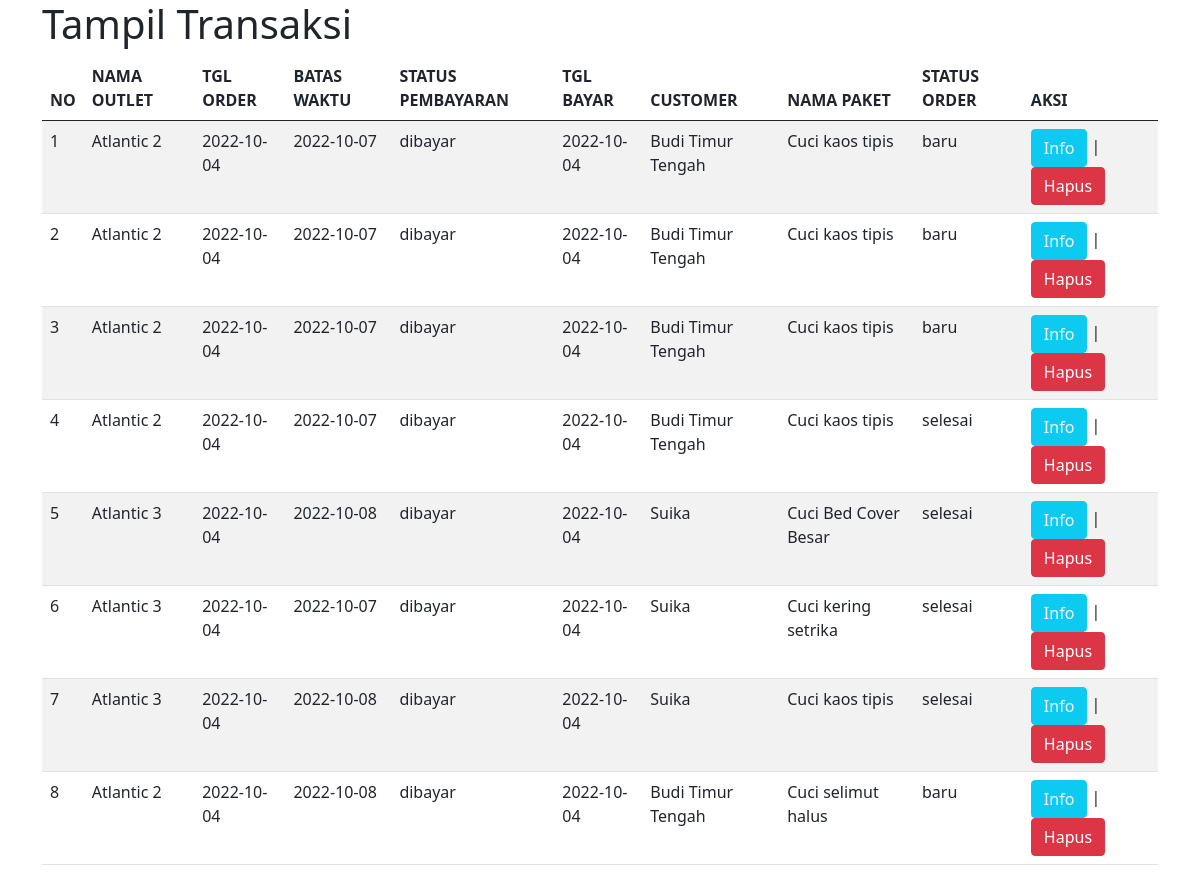
The page /admin/tampil_transaksi.php on the database its author committed.
### tables this page shows
CREATE TABLE `transaksi` (
  `id_transaksi` int(11) NOT NULL,
  `id_outlet` int(11) NOT NULL,
  `id_member` int(11) NOT NULL,
  `tgl` date NOT NULL,
  `batas_waktu` date NOT NULL,
  `tgl_bayar` date NOT NULL,
  `status` enum('baru','proses','selesai','diambil') NOT NULL,
  `dibayar` enum('dibayar','belum_dibayar') NOT NULL,
  `id_user` int(11) NOT NULL,
  `id_paket` int(11) NOT NULL
);

CREATE TABLE `outlet` (
  `id_outlet` int(11) NOT NULL,
  `nama_outlet` varchar(100) NOT NULL,
  `alamat` text NOT NULL,
  `tlp` varchar(15) NOT NULL
);

CREATE TABLE `member` (
  `id_member` int(11) NOT NULL,
  `nama_member` varchar(100) NOT NULL,
  `alamat` text NOT NULL,
  `jenis_kelamin` enum('laki-laki','perempuan') NOT NULL,
  `tlp` varchar(15) NOT NULL
);

CREATE TABLE `paket` (
  `id_paket` int(11) NOT NULL,
  `id_outlet` int(11) NOT NULL,
  `jenis` enum('kiloan','selimut','bed_cover','kaos') NOT NULL,
  `nama_paket` varchar(100) NOT NULL,
  `harga` int(11) NOT NULL
);

### admin/tampil_transaksi.php (the view, shortened to what this page needs)
<!DOCTYPE html>
<html lang="en">
<head>
  <link href="https://cdn.jsdelivr.net/npm/bootstrap@5.0.2/dist/css/bootstrap.min.css" rel="stylesheet">
</head>
<body>
  <div class="container">
    <h1>Tampil Transaksi</h1>
    <table class="table table-hover table-striped">
      <thead>
        <tr>
          <th>NO</th>
          <th>NAMA OUTLET</th>
          <th>TGL ORDER</th>
          <th>BATAS WAKTU</th>
          <th>STATUS PEMBAYARAN</th>
          <th>TGL BAYAR</th>
          <th>CUSTOMER</th>
          <th>NAMA PAKET</th>
          <th>STATUS ORDER</th>
          <th>AKSI</th>
        </tr>
      </thead>
      <tbody>
        <?php
        include "../connect.php";
        $qry_transaksi = mysqli_query($conn, "select * from transaksi JOIN outlet ON outlet.id_outlet = transaksi.id_outlet JOIN member ON member.id_member = transaksi.id_member JOIN paket ON paket.id_paket = transaksi.id_paket");
        $no = 0;
        while ($data_transaksi = mysqli_fetch_array($qry_transaksi)) {
          $no++; ?>
          <tr>
            <td><?= $no ?></td>
            <td><?= $data_transaksi['nama_outlet'] ?></td>
            <td><?= $data_transaksi['tgl'] ?></td>
            <td><?= $data_transaksi['batas_waktu'] ?></td>
            <td><?= $data_transaksi['dibayar'] ?></td>
            <td><?= $data_transaksi['tgl_bayar'] ?></td>
            <td><?= $data_transaksi['nama_member'] ?></td>
            <td><?= $data_transaksi['nama_paket'] ?></td>
            <td><?= $data_transaksi['status'] ?></td>
            <td>
              <a href="./tampil_detail_transaksi.php?id_transaksi=<?= $data_transaksi['id_transaksi'] ?>" class="btn btn-info text-white">Info</a> |
              <a href="hapus_transaksi.php?id_transaksi=<?= $data_transaksi['id_transaksi'] ?>" onclick="return confirm('Apakah anda yakin menghapus data ini?')" class="btn btn-danger">Hapus</a>
            </td>
          </tr>
        <?php
        }
        ?>
      </tbody>
    </table>
  </div>
</body>
</html>

### rows shown on the page
transaksi: id_outlet.nama_outlet "Atlantic 2", tgl "2022-10-04", batas_waktu "2022-10-07", dibayar "dibayar", tgl_bayar "2022-10-04", id_member.nama_member "Budi Timur Tengah", id_paket.nama_paket "Cuci kaos tipis", status "baru"
transaksi: id_outlet.nama_outlet "Atlantic 2", tgl "2022-10-04", batas_waktu "2022-10-07", dibayar "dibayar", tgl_bayar "2022-10-04", id_member.nama_member "Budi Timur Tengah", id_paket.nama_paket "Cuci kaos tipis", status "baru"
transaksi: id_outlet.nama_outlet "Atlantic 2", tgl "2022-10-04", batas_waktu "2022-10-07", dibayar "dibayar", tgl_bayar "2022-10-04", id_member.nama_member "Budi Timur Tengah", id_paket.nama_paket "Cuci kaos tipis", status "baru"
transaksi: id_outlet.nama_outlet "Atlantic 2", tgl "2022-10-04", batas_waktu "2022-10-07", dibayar "dibayar", tgl_bayar "2022-10-04", id_member.nama_member "Budi Timur Tengah", id_paket.nama_paket "Cuci kaos tipis", status "selesai"
transaksi: id_outlet.nama_outlet "Atlantic 3", tgl "2022-10-04", batas_waktu "2022-10-08", dibayar "dibayar", tgl_bayar "2022-10-04", id_member.nama_member "Suika", id_paket.nama_paket "Cuci Bed Cover Besar", status "selesai"
transaksi: id_outlet.nama_outlet "Atlantic 3", tgl "2022-10-04", batas_waktu "2022-10-07", dibayar "dibayar", tgl_bayar "2022-10-04", id_member.nama_member "Suika", id_paket.nama_paket "Cuci kering setrika", status "selesai"
transaksi: id_outlet.nama_outlet "Atlantic 3", tgl "2022-10-04", batas_waktu "2022-10-08", dibayar "dibayar", tgl_bayar "2022-10-04", id_member.nama_member "Suika", id_paket.nama_paket "Cuci kaos tipis", status "selesai"
transaksi: id_outlet.nama_outlet "Atlantic 2", tgl "2022-10-04", batas_waktu "2022-10-08", dibayar "dibayar", tgl_bayar "2022-10-04", id_member.nama_member "Budi Timur Tengah", id_paket.nama_paket "Cuci selimut halus", status "baru"
